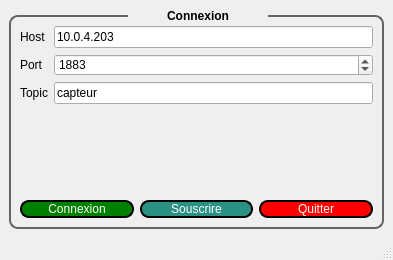
<?xml version="1.0" encoding="UTF-8"?>
<ui version="4.0">
 <class>MainWindow</class>
 <widget class="QMainWindow" name="MainWindow">
  <property name="geometry">
   <rect>
    <x>0</x>
    <y>0</y>
    <width>393</width>
    <height>260</height>
   </rect>
  </property>
  <property name="windowTitle">
   <string>MainWindow</string>
  </property>
  <widget class="QWidget" name="centralwidget">
   <layout class="QHBoxLayout" name="horizontalLayout">
    <item>
     <widget class="QGroupBox" name="groupBox">
      <property name="styleSheet">
       <string notr="true">QGroupBox {
    font: bold;
   border: 2px solid rgb(100, 100, 100);
    border-radius: 9px;
   margin-top: 6px;
}

QGroupBox::title {
    subcontrol-origin: margin;
    subcontrol-position: top center;
     margin-left: auto;
     margin-right: auto;

   
}</string>
      </property>
      <property name="title">
       <string>Connexion</string>
      </property>
      <layout class="QVBoxLayout" name="verticalLayout_2">
       <item>
        <layout class="QVBoxLayout" name="verticalLayout">
         <item>
          <layout class="QFormLayout" name="formLayout">
           <item row="0" column="0">
            <widget class="QLabel" name="label_host">
             <property name="text">
              <string>Host</string>
             </property>
            </widget>
           </item>
           <item row="0" column="1">
            <widget class="QLineEdit" name="lineEdit_host">
             <property name="text">
              <string>10.0.4.203</string>
             </property>
            </widget>
           </item>
           <item row="1" column="0">
            <widget class="QLabel" name="label_port">
             <property name="text">
              <string>Port</string>
             </property>
            </widget>
           </item>
           <item row="2" column="0">
            <widget class="QLabel" name="label_topic">
             <property name="text">
              <string>Topic</string>
             </property>
            </widget>
           </item>
           <item row="2" column="1">
            <widget class="QLineEdit" name="lineEdit_topic">
             <property name="text">
              <string>capteur</string>
             </property>
            </widget>
           </item>
           <item row="1" column="1">
            <widget class="QSpinBox" name="spinBox_port">
             <property name="maximum">
              <number>20000</number>
             </property>
             <property name="value">
              <number>1883</number>
             </property>
            </widget>
           </item>
          </layout>
         </item>
         <item>
          <widget class="QLabel" name="label">
           <property name="text">
            <string/>
           </property>
           <property name="alignment">
            <set>Qt::AlignCenter</set>
           </property>
          </widget>
         </item>
         <item>
          <layout class="QHBoxLayout" name="horizontalLayout_2">
           <item>
            <widget class="QPushButton" name="pushButton_conect">
             <property name="styleSheet">
              <string notr="true">QPushButton {
color: white;
     background-color: green;
 border: 2px solid black;
     border-radius: 9px;
}</string>
             </property>
             <property name="text">
              <string>Connexion</string>
             </property>
            </widget>
           </item>
           <item>
            <widget class="QPushButton" name="pushButton_souscrire">
             <property name="styleSheet">
              <string notr="true">QPushButton {
color: white;
     background-color: #2A9183;
 border: 2px solid black;
     border-radius: 9px;
}</string>
             </property>
             <property name="text">
              <string>Souscrire</string>
             </property>
            </widget>
           </item>
           <item>
            <widget class="QPushButton" name="pushButton_quitter">
             <property name="styleSheet">
              <string notr="true">QPushButton {
color: white;
     background-color: red;
 border: 2px solid black;
     border-radius: 9px;
}</string>
             </property>
             <property name="text">
              <string>Quitter</string>
             </property>
            </widget>
           </item>
          </layout>
         </item>
        </layout>
       </item>
      </layout>
     </widget>
    </item>
   </layout>
  </widget>
  <widget class="QMenuBar" name="menubar">
   <property name="geometry">
    <rect>
     <x>0</x>
     <y>0</y>
     <width>393</width>
     <height>22</height>
    </rect>
   </property>
  </widget>
  <widget class="QStatusBar" name="statusbar"/>
 </widget>
 <resources/>
 <connections/>
</ui>
